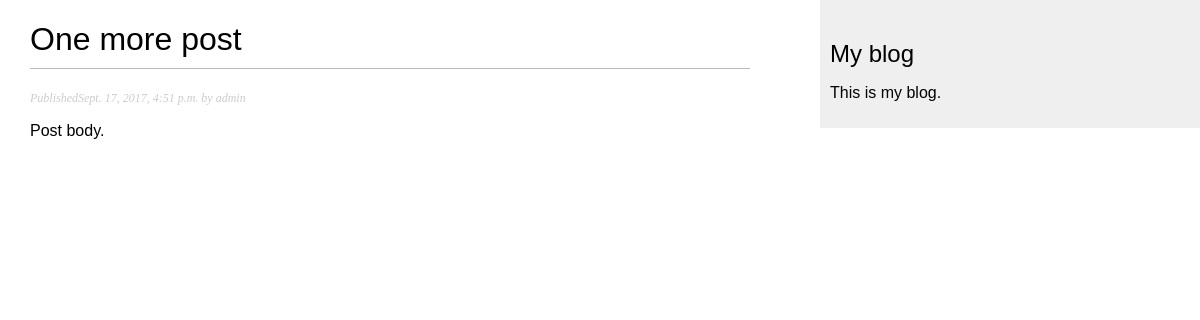
The app's page /blog/2017/09/17/one-more-post/ with its own data.
### blog/models.py (models this page shows, shortened)
class Post(models.Model):
    STATIC_CHOICES = (
        ('draft', 'Draft'),
        ('published', 'Published'),
    )
    title = models.CharField(max_length=250)
    slug = models.SlugField(max_length=250, unique_for_date='publish')
    author = models.ForeignKey(User, related_name='blog_posts')
    body = models.TextField()
    publish = models.DateTimeField(default=timezone.now)
    created = models.DateTimeField(auto_now_add=True)
    updated = models.DateTimeField(auto_now=True)
    status = models.CharField(max_length=10,
                              choices=STATIC_CHOICES,
                              default='draft')
    objects = models.Manager()
    published = PublishedManager()
    class Meta:
        ordering = ['-publish']

### blog/views.py (the view)
def post_detail(request, year, month, day, post):
    post = get_object_or_404(Post,
                             slug = post,
                             status = 'published',
                             publish__year = year,
                             publish__month = month,
                             publish__day = day)
    return render(request,
                  'blog/post/detail.html',
                  {'post' : post})

### blog/templates/blog/post/detail.html (shortened to what this page needs)
{%  extends "blog/base.html" %}
{% block content %}
    <h1>{{ post.title }}</h1>
    <p class="date">
        Published{{ post.publish }} by {{ post.author }}
    </p>
    {{ post.body|linebreaks}}
{% endblock %}

### blog/static/css/blog.css (style rules this page uses)
body { margin:0; padding:0; font-family:helvetica, sans-serif; }
h1 { font-weight:normal; border-bottom:1px solid #bbb; padding:0 0 10px 0; }
p.date { color:#ccc; font-family: georgia, serif; font-size: 12px; font-style: italic; }

### records on screen
Post: title "One more post", publish "Sept. 17, 2017, 4:51 p.m.", author "admin", body "Post body."
